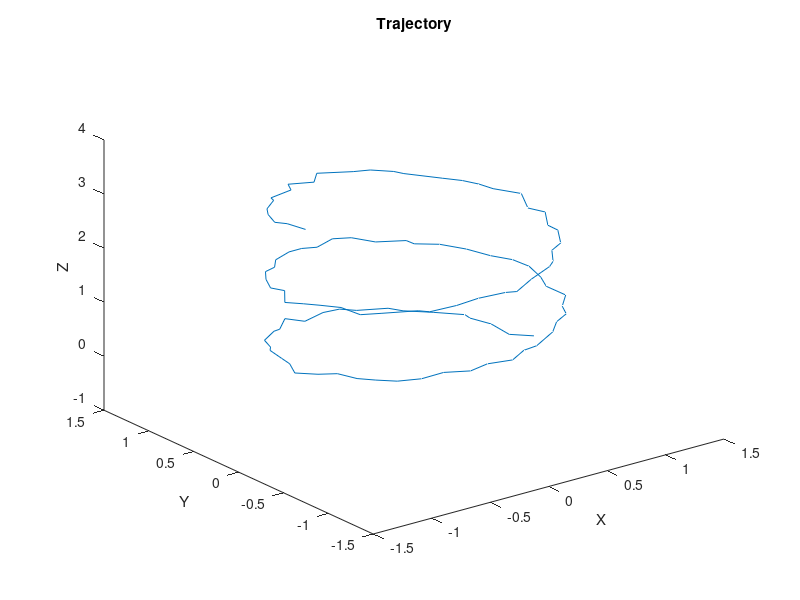

The MATLAB source for this figure: (Note: this script raises an error after producing the figure.)
% @fileName testKalman.m
% @author Melih Altun @2023

num_pts = 100;  % numver of points
r = 1;  % Radius of the spiral
p = 0.1;  % Pitch of the spiral
t = (linspace(0, 10*pi, num_pts))';  % Time vector
f = 0.5;   % frequency of points

% Spiral coordinates
x = r*cos(f*t);
y = r*sin(f*t);
z = p*t;

% add noise to observations
x = x + 0.03*randn(num_pts,1);
y = y + 0.03*randn(num_pts,1);
z = z + 0.03*randn(num_pts,1);

% Plot the spiral
figure(1)
plot3(x, y, z)
xlabel('X')
ylabel('Y')
zlabel('Z')
title('Trajectory')

% time and positions differences
dt = 1;
dx = diff(x);
dy = diff(y);
dz = diff(z);

% allocate filtered results
x_f = zeros(num_pts,1);
y_f = zeros(num_pts,1);
z_f = zeros(num_pts,1);


% initialize filters
[k_H, k_R, k_P] = initKalman();

% filter observations
for k = 1:num_pts
    %input vectors    
    if k == 1
        %initial velocities are 0
        dx_k = 0;
        dy_k = 0;
        dz_k = 0;
    else
        dx_k = dx(k-1);
        dy_k = dy(k-1);
        dz_k = dz(k-1);        
    end
    % observation vector
    k_z = [x(k); y(k); z(k)];
    k_x = [k_z; dx_k; dy_k; dz_k];
    % call the filter
    [ k_x, k_P ] = KalmanPredict( k_x, k_P, dt);
    [ k_x, k_P ] = KalmanUpdate( k_z, k_x, k_P, k_R, k_H);
    % save predicted positions
    x_f(k) = k_x(1);
    y_f(k) = k_x(2);
    z_f(k) = k_x(3);
end

% Plot the spiral trajectory
figure(1)
plot3(x_f, y_f, z_f)
hold on;
plot3(x, y, z)
hold off
xlabel('X')
ylabel('Y')
zlabel('Z')
title('Trajectory')
legend('Noisy Observations', 'Filtered Coordionates')

